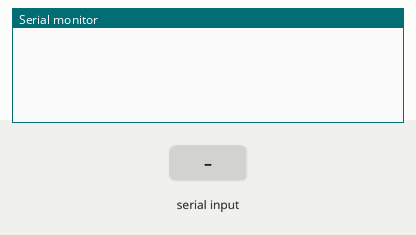
This sketch was run on a simulated Arduino Uno, built with avr-gcc and run on an emulated ATmega328P. Parts: the last lines printed to the serial monitor. The test bench sets the inputs (shaded band).

Above: at 1.2 s.
1.3 s: "90,45,200\n" received over Serial
At 2.9 s:
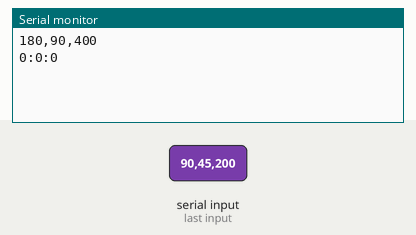
3.9 s: "90,45\n" received over Serial
At 4.4 s:
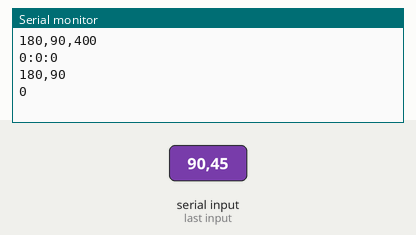
5.5 s: "30,150,10\n" received over Serial
At 5.61 s:
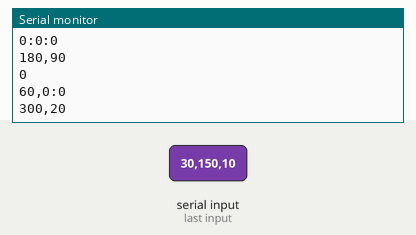
7.0 s: "5\n" received over Serial
At 7.8 s:
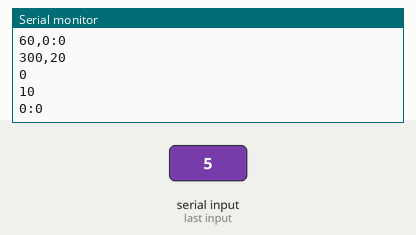

Measured:
- after the input at 1.3 s, the serial monitor: prints a new line after 0.10 s (image 1)
- after the input at 3.9 s, the serial monitor: prints a new line after 0.10 s (image 2)
- after the input at 5.5 s, the serial monitor: prints a new line at once (image 3)
- after the input at 7.0 s, the serial monitor: prints a new line at once (image 4)

The sketch:

ReadTimeFromSerial.ino
```cpp
void setup()
{
  Serial.begin(9600);
}

void loop()
{
  if (!Serial.available()) { delay(100); return; }
  const int h = Serial.available() ? Serial.parseInt() : 0;
  const char c1 = Serial.available() ? Serial.read() : ':';
  const int m = Serial.available() ? Serial.parseInt() : 0;
  const char c2 = Serial.available() ? Serial.read() : ':';
  const int s = Serial.available() ? Serial.parseInt() : 0;
  Serial.print(h*2);
  Serial.print(c1);
  Serial.print(m*2);
  Serial.print(c2);
  Serial.println(s*2);
}
```
